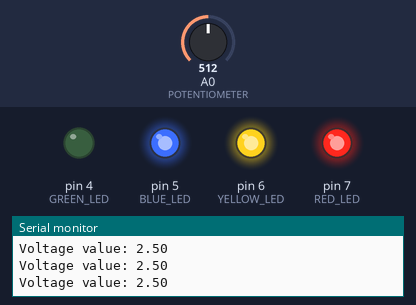
This sketch was run on a simulated Arduino Uno, built with avr-gcc and run on an emulated ATmega328P. Shown: output pins drawn as LEDs (lit = HIGH), the last lines printed to the serial monitor. Inputs (shaded band) come from the test bench; at power-on: A0 (POTENTIOMETER) = 512.

Above: at 1.2 s.
1.3 s: A0 (POTENTIOMETER) set to 493
At 2.5 s:
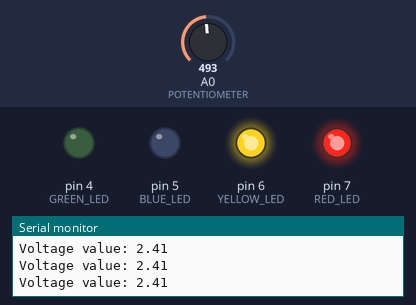
2.8 s: A0 (POTENTIOMETER) set to 270
5.8 s: A0 (POTENTIOMETER) set to 238
At 7.0 s:
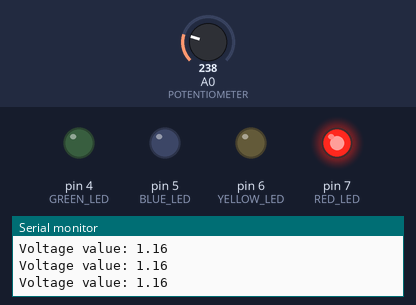
7.3 s: A0 (POTENTIOMETER) set to 777
At 8.5 s:
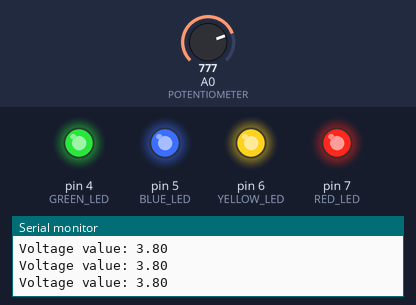
8.8 s: A0 (POTENTIOMETER) set to 757
At 9.1 s:
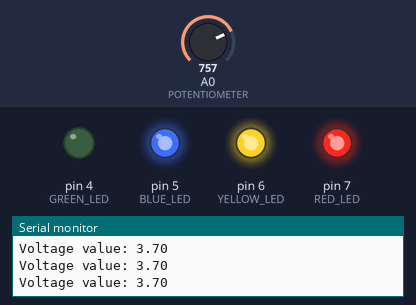
11.8 s: A0 (POTENTIOMETER) set to 900
At 13.1 s:
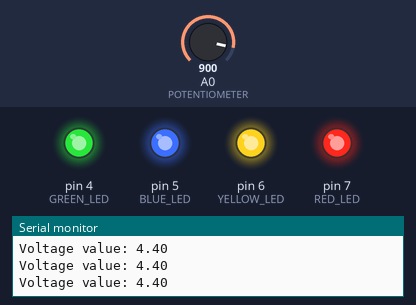
Timing chart, 0 to 14.8 s (numbered marks = the images above; inputs shaded):
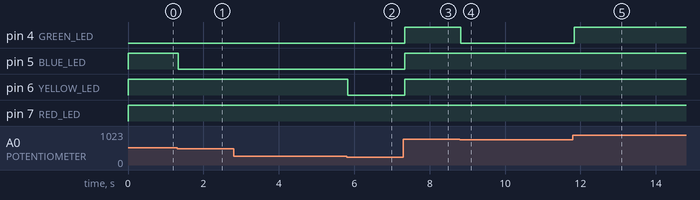

Measured:
- the behaviour switches between 511 and 510 on A0 (POTENTIOMETER) (found by bisection; images 0 and 1)
- the behaviour switches between 256 and 255 on A0 (POTENTIOMETER) (found by bisection; images 1 and 2)
- the behaviour switches between 767 and 766 on A0 (POTENTIOMETER) (found by bisection; images 3 and 4)
- after the input at 1.3 s, pin 5 (BLUE_LED): HIGH → LOW at once
- after the input at 5.8 s, pin 6 (YELLOW_LED): HIGH → LOW at once
- after the input at 7.3 s, pin 4 (GREEN_LED), pin 5 (BLUE_LED), pin 6 (YELLOW_LED): LOW → HIGH at once
- after the input at 8.8 s, pin 4 (GREEN_LED): HIGH → LOW at once
- after the input at 11.8 s, pin 4 (GREEN_LED): LOW → HIGH at once

The sketch:

taller_03.ino
```cpp
/*------------------------------------------------
* Electrónica Digital                            *
* Taller 3                                       *
*                                                *
* Description:                                   *
*                                                *
*                                                *
* Members:                                       *
*          - Camila Barona Cabrera               *
*          - Maria Antonia Rincón                *
*          - Valeria Suarez                      *
*          - Sofia Uribe                         *
*          - Juan Manuel Young Hoyos             *
*                                                *
* Teacher: David Velásquez                       *
*                                                *
* Created 25/02/2019  (DD/MM/YYYY)               *
*                                                *
-------------------------------------------------*/

// These are the elements that will be conect to the arduino's pins
// You can modify they.
#define RED_LED 7        // This allude to the red led.
#define YELLOW_LED 6     // This allude to the yellow led.
#define BLUE_LED 5       // This allude to the blue led.
#define GREEN_LED 4      // This allude to the green led.
#define POTENTIOMETER 0 // This allude to the potentiometer.

float potenMeterV = 0; // It saves the potentiometer's value.

/**
 * parameters: ledNumber -> int.
 * returns: void.
 * Depending of the parameter the method choose which color turn on.
 */
void turnOnLed(int ledNumber)
{
  switch(ledNumber)
  {
  	case 1: // Case 1: turn on the green LED.
      digitalWrite(GREEN_LED, HIGH);
      break;
    case 2: // Case 2: turn on the blue LED.
      digitalWrite(BLUE_LED, HIGH);
      break;
    case 3: // Case 3: turn on the yellow LED.
      digitalWrite(YELLOW_LED, HIGH);
      break;
    case 4: // Case 4: turn on the red LED.
      digitalWrite(RED_LED, HIGH);
    default: // default: do nothing.
      break;
  }
}

/**
 * parameters: ledNumber -> int.
 * returns: void.
 * Turn off all the LEDs.
 */
void turnOffLed(int ledNumber)
{
    switch(ledNumber)
    {
         case 1: // Case 1: turn off the green LED.
             digitalWrite(GREEN_LED, LOW);
             break;
         case 2:  // Case 2: turn off the blue LED.
             digitalWrite(BLUE_LED, LOW);
             break;
         case 3:  // Case 3: turn off the yellow LED.
             digitalWrite(YELLOW_LED, LOW);
             break;
         case 4:  // Case 4: turn off the red LED.
             digitalWrite(RED_LED, LOW);
	     break;
         default:
         break;
  }
}

/**
 * parameters: potentMeter -> float.
 * returns: void.
 * Prints the voltage with the potentMeter value.
 */
void printsVoltage(float potentMeter)
{
  Serial.print("Voltage value: ");
  Serial.println(potentMeter * 5.0 / 1023.0);
}

/**
 * parameters: none.
 * returns: void.
 * This is core of the program and this have the conditionals to determine which
 * LED it should turn on.
 */
void core()
{
  potenMeterV = analogRead(POTENTIOMETER); // Reads the 'value' of the potentiometer
  printsVoltage(potenMeterV);              // Prints the potentiometer's voltage

  if (potenMeterV <= 1023 && potenMeterV >= 767)  // Turn on all the LEDs
  {
    turnOnLed(1);
    turnOnLed(2);
    turnOnLed(3);
    turnOnLed(4);
  } else if (potenMeterV < 767 && potenMeterV >= 511) // Turn on 2, 3, 4 and turn off the Green LED
  {
    turnOffLed(1);
    turnOnLed(2);
    turnOnLed(3);
    turnOnLed(4);
  } else if (potenMeterV < 511 && potenMeterV >= 256) // Turn on 3, 4 and turn off the Green and Blue LED
  {
    turnOffLed(1);
    turnOffLed(2);
    turnOnLed(3);
    turnOnLed(4);
  } else if (potenMeterV < 256 && potenMeterV > 0)  // Turn on 4 and turn off the Green, Blue and Red LED
  {
    turnOffLed(1);
    turnOffLed(3);
    turnOffLed(3);
    turnOnLed(4);
  }
}

/**
 * parameters: none.
 * returns: void.
 * Runs once and setting up your Arduino for the rest of the program.
 */
void setup()
{
  pinMode(RED_LED, OUTPUT);      // Defines the led red as a output
  pinMode(YELLOW_LED, OUTPUT);   // Defines the led yellow as a output
  pinMode(BLUE_LED, OUTPUT);     // Defines the led blue as a output
  pinMode(GREEN_LED, OUTPUT);    // Defines the led green as a output
  // Sets the data rate in bits per second (baud) for serial data transmission
  Serial.begin(9600);
}

/**
 * parameters: none.
 * returns: void.
 * Execute the core function.
 */
void loop()
{
  core();
}
```
